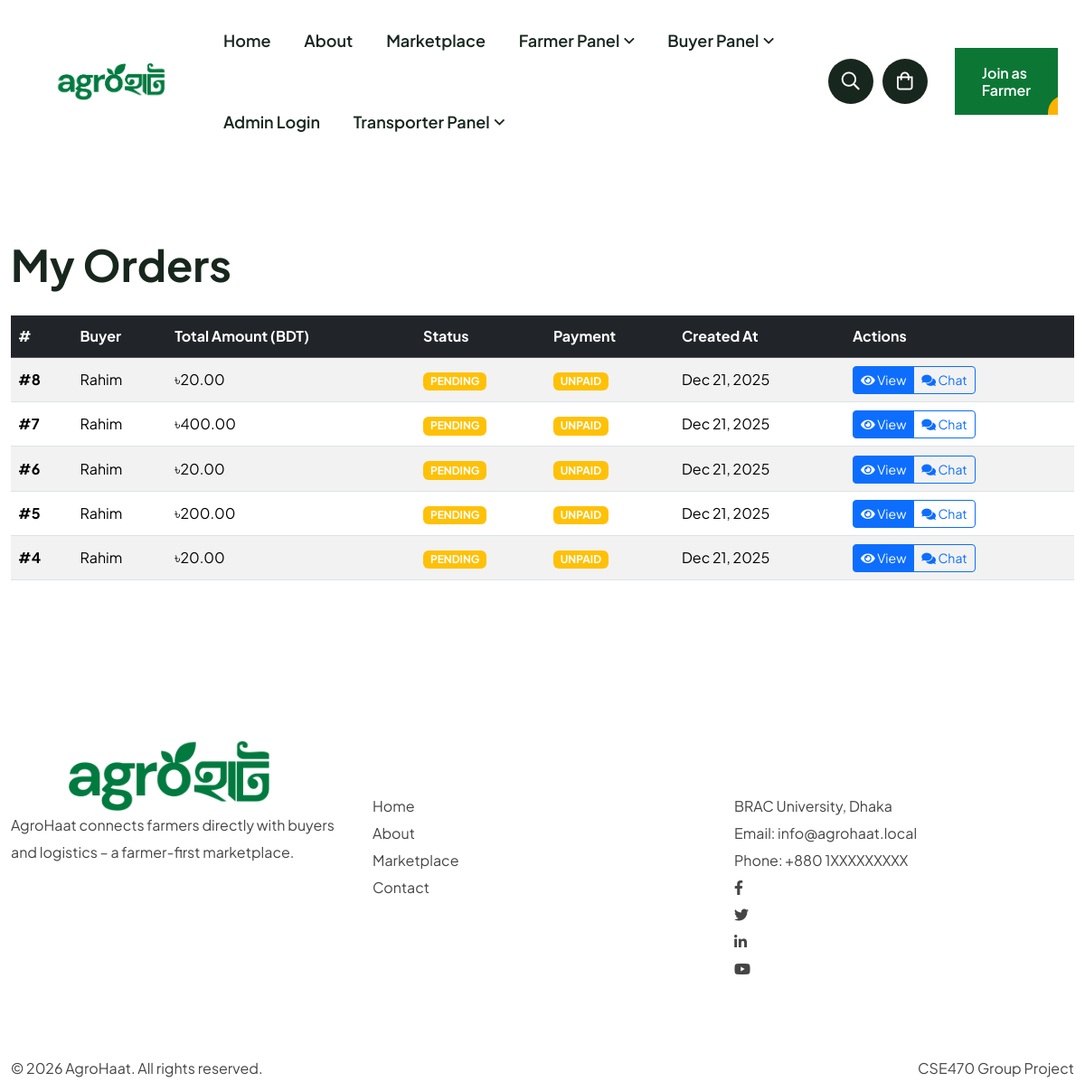
Screenshot of /public/farmer/orders.php (signed in) with the database file from the repository.
### tables this page shows
CREATE TABLE `orders` (
  `order_id` bigint(20) NOT NULL,
  `buyer_id` bigint(20) NOT NULL,
  `farmer_id` bigint(20) DEFAULT NULL,
  `total_amount` decimal(12,2) NOT NULL,
  `status` enum('PENDING','PAID','PROCESSING','READY_FOR_PICKUP','SHIPPED','DELIVERED','CANCELLED','DISPUTED') DEFAULT 'PENDING',
  `payment_status` enum('UNPAID','PENDING','PAID','PARTIAL','REFUNDED') DEFAULT 'UNPAID',
  `payment_method` varchar(50) DEFAULT NULL,
  `transaction_id` varchar(255) DEFAULT NULL,
  `shipping_address` text NOT NULL,
  `delivery_note` text DEFAULT NULL,
  `created_at` timestamp NOT NULL DEFAULT current_timestamp(),
  `updated_at` timestamp NULL DEFAULT NULL ON UPDATE current_timestamp()
);

CREATE TABLE `users` (
  `user_id` bigint(20) NOT NULL,
  `full_name` varchar(100) NOT NULL,
  `phone_number` varchar(15) NOT NULL,
  `email` varchar(100) DEFAULT NULL,
  `password_hash` varchar(255) NOT NULL,
  `role` enum('ADMIN','FARMER','BUYER','TRANSPORTER') NOT NULL,
  `division` varchar(50) DEFAULT NULL,
  `district` varchar(50) DEFAULT NULL,
  `upazila` varchar(50) DEFAULT NULL,
  `address_details` text DEFAULT NULL,
  `latitude` decimal(10,8) DEFAULT NULL,
  `longitude` decimal(11,8) DEFAULT NULL,
  `is_verified` tinyint(1) DEFAULT 0,
  `is_deleted` tinyint(1) DEFAULT 0,
  `created_at` timestamp NOT NULL DEFAULT current_timestamp(),
  `updated_at` timestamp NOT NULL DEFAULT current_timestamp() ON UPDATE current_timestamp()
);

### controllers/OrderController.php (called while the page is built)
<?php
require_once __DIR__ . '/../models/Order.php';
class OrderController {
    private $model;
    public function __construct($pdo) {
        $this->model = new Order($pdo);
    }
    public function getFarmerOrders($farmer_id) {
        return $this->model->getForFarmer($farmer_id);
    }
}

### models/Order.php (called while the page is built, shortened)
<?php
class Order {
    private $pdo;
    public function __construct($pdo) {
        $this->pdo = $pdo;
    }
    public function getForFarmer($farmer_id) {
        $sql = "SELECT o.*, u.full_name AS buyer_name
                FROM orders o
                JOIN users u ON u.user_id = o.buyer_id
                WHERE o.farmer_id = :fid
                ORDER BY o.created_at DESC";
        $stmt = $this->pdo->prepare($sql);
        $stmt->execute([':fid' => $farmer_id]);
        return $stmt->fetchAll();
    }
}

### config/config.php (called while the page is built, shortened)
<?php
$BASE_URL = 'http://localhost/Agrohaat/public/';

### public/farmer/orders.php (the view, shortened to what this page needs)
<?php
require_once '../../config/config.php';
require_once '../../controllers/OrderController.php';
require_once '../../models/Order.php';
$controller = new OrderController($pdo);
$orders = $controller->getFarmerOrders($_SESSION['user_id']);
include '../../includes/header.php';
?>
<section class="pt-80 pb-80">
    <div class="container">
        <h2 class="mb-4">My Orders</h2>
        <?php if (empty($orders)): ?>
            <div class="card">
                <div class="card-body text-center py-5">
                    <i class="fas fa-shopping-cart fa-3x text-muted mb-3"></i>
                    <h4 class="text-muted">No Orders Yet</h4>
                    <p class="text-muted">Once buyers purchase your products, orders will appear here.</p>
                </div>
            </div>
        <?php else: ?>
            <div class="table-responsive">
                <table class="table table-striped align-middle">
                    <thead class="table-dark">
                    <tr>
                        <th>#</th>
                        <th>Buyer</th>
                        <th>Total Amount (BDT)</th>
                        <th>Status</th>
                        <th>Payment</th>
                        <th>Created At</th>
                        <th>Actions</th>
                    </tr>
                    </thead>
                    <tbody>
                    <?php foreach ($orders as $o): ?>
                        <tr>
                            <td><strong>#<?= (int) $o['order_id'] ?></strong></td>
                            <td><?= htmlspecialchars($o['buyer_name']) ?></td>
                            <td>৳<?= number_format((float) $o['total_amount'], 2) ?></td>
                            <td>
                                <span class="badge bg-<?= $o['status'] === 'DELIVERED' ? 'success' : ($o['status'] === 'PENDING' ? 'warning' : 'info') ?>">
                                    <?= htmlspecialchars($o['status']) ?>
                                </span>
                            </td>
                            <td>
                                <span class="badge bg-<?= ($o['payment_status'] ?? 'UNPAID') === 'PAID' ? 'success' : 'warning' ?>">
                                    <?= htmlspecialchars($o['payment_status'] ?? 'UNPAID') ?>
                                </span>
                            </td>
                            <td><?= date('M j, Y', strtotime($o['created_at'])) ?></td>
                            <td>
                                <div class="btn-group" role="group">
                                    <a href="<?= $BASE_URL ?>farmer/orders.php?id=<?= (int)$o['order_id'] ?>"
                                       class="btn btn-sm btn-primary"
                                       title="View Details">
                                        <i class="fas fa-eye"></i> View
                                    </a>
                                    <a href="<?= $BASE_URL ?>farmer/chat.php?order_id=<?= (int)$o['order_id'] ?>"
                                       class="btn btn-sm btn-outline-primary"
                                       title="Chat with Buyer">
                                        <i class="fas fa-comments"></i> Chat
                                    </a>
                                </div>
                            </td>
                        </tr>
                    <?php endforeach; ?>
                    </tbody>
                </table>
            </div>
        <?php endif; ?>
    </div>
</section>
<?php include '../../includes/footer.php'; ?>

### public/assets/css/spacings.css (style rules this page uses)
.pt-80 { padding-top: 80px; }
.pb-80 { padding-bottom: 80px; }

### public/assets/css/common-style.css (style rules this page uses)
:root { --primary-color: #0C7735; --secondary-color: #FFB200; --heading-color: #18271E; --primary-black-color: #051B0D; --black-dark-color: #0E1712; --gray-color: #F8F7F0; --white-color: #ffffff; --text-color: #454545; --border-color: #DDDDDD; --rating-color: #FF9F1A; --accent-font:"Handlee", cursive; --body-font: "Plus Jakarta Sans", sans-serif; }
html { font-size: 100%; }
* { margin: 0; padding: 0; -webkit-box-sizing: border-box; box-sizing: border-box; }
a { color: inherit; text-decoration: none; -webkit-transition: all 0.3s ease-out 0s; transition: all 0.3s ease-out 0s; }
i, span, a { display: inline-block; }
h1, h2, h3, h4, h5, h6 { margin: 0px; font-weight: 700; color: var(--heading-color); font-family: var(--body-font); }
h2 { font-size: 48px; line-height: 65px; }
body { font-weight: normal; font-style: normal; font-weight: 400; color: var(--text-color); font-family: var(--body-font); font-size: 16px; line-height: 30px; overflow-x: hidden; }
@media (min-width: 1200px) and (max-width: 1450px) { .container { max-width: 1200px; } }

### rows the page displays
orders: order_id "8", buyer.full_name "Rahim", total_amount "20.00", status "PENDING", payment_status "UNPAID", created_at "Dec 21, 2025"
orders: order_id "7", buyer.full_name "Rahim", total_amount "400.00", status "PENDING", payment_status "UNPAID", created_at "Dec 21, 2025"
orders: order_id "6", buyer.full_name "Rahim", total_amount "20.00", status "PENDING", payment_status "UNPAID", created_at "Dec 21, 2025"
orders: order_id "5", buyer.full_name "Rahim", total_amount "200.00", status "PENDING", payment_status "UNPAID", created_at "Dec 21, 2025"
orders: order_id "4", buyer.full_name "Rahim", total_amount "20.00", status "PENDING", payment_status "UNPAID", created_at "Dec 21, 2025"
